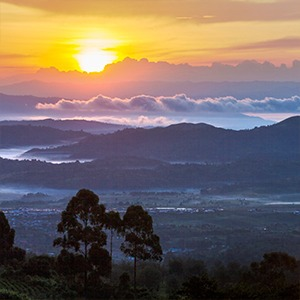
#> input picture original_image.jpg, 300 x 300 px
$ python final.py
#> lines starting #> are read from the running program, lines starting #| are printed output that depends on the picture
from PIL import Image
import numpy as np
from copy import deepcopy


def kmeans(img_1d, k_clusters, max_iter, init_centroids='random'):
  '''
  Inputs:
    img_1d : np.ndarray with shape=(height * width, num_channels)
      Original image in 1d array

    k_clusters : int
      Number of clusters

    max_iter : int
      Max iterator

    init_centroids : str
      The way which use to init centroids
      'random' --> centroid has `c` channels, with `c` is initial random in [0,255]
      'in_pixels' --> centroid is a random pixels of original image

  Outputs:
    centroids : np.ndarray with shape=(k_clusters, num_channels)
      Store color centroids

    labels : np.ndarray with shape=(height * width, )
      Store label for pixels (cluster's index on which the pixel belongs)
  '''
  # Number of data
  num_data = img_1d.shape[0]

  # Number of features of data
  num_features = img_1d.shape[1]

  # Generate centroids for every clusters
  if init_centroids == 'random':
    centroids = np.random.randint(256, size=(k_clusters, num_features))
  else: # in_pixels
    centroids = np.array([img_1d[np.random.randint(num_data)] for _ in range(k_clusters)])

  # to tell which cluster that pixel belong
  labels = np.zeros(num_data)

  # to store the distance from 1 pixel to each current centroid
  distances = np.zeros((num_data, k_clusters))

  # Begin of k-means algorithm
  diff = 1 # just not 0
  it = 0

  while diff != 0 and it < max_iter:
    prev_centroids = deepcopy(centroids)

    # Measure the distance from 1 pixel to every current centroids
    for i in range(k_clusters):
      distances[:, i] = np.linalg.norm(img_1d - centroids[i], axis=1)

    # Assign all pixel to its closest current centroid
    labels = np.argmin(distances, axis=1)

    # Repositioning every centroids
    for i in range(k_clusters):
      centroids[i] = np.mean(img_1d[labels == i], axis=0)

    diff = np.linalg.norm(centroids - prev_centroids)
    it += 1

  return centroids, labels


if __name__ == '__main__':
  # Load an image
  img = Image.open('original_image.jpg')
#> img is the input picture: PIL image 300x300 RGB; mean R, G, B 117.8, 103.5, 97.6
  width, height = img.size
#> width = 300; height = 300

  # Change the image to 1d array
  img = np.reshape(img, (height * width, 3))

  for k in [ 3, 5, 7, 20 ]:
    print('Running k-means with k = ' + str(k) + " ...")

    centroids, labels = kmeans(img, k_clusters=k, max_iter=100, init_centroids='random')

    compressed_img = deepcopy(img)

    for i in range(compressed_img.shape[0]):
      compressed_img[i] = centroids[ labels[i] ]

    # Change the image to the original shape
    compressed_img = np.reshape(compressed_img, (height, width, 3))
    compressed_img = Image.fromarray(compressed_img)
    compressed_img.save('compressed_image_' + str(k) + '.jpg')
#> this loop made 4 passes
#> centroids on pass 1: [[50, 52, 69], [142, 132, 158], [234, 185, 111]]
#> pass 1, `compressed_img = np.reshape(compressed_img, (height, width, 3))`:
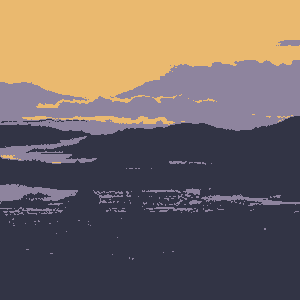
#> compressed_img: shape (300, 300, 3); mean of channels 0, 1, 2 117.3, 103.2, 97.3; drawn as R, G, B
#> pass 2, `compressed_img = np.reshape(compressed_img, (height, width, 3))`:
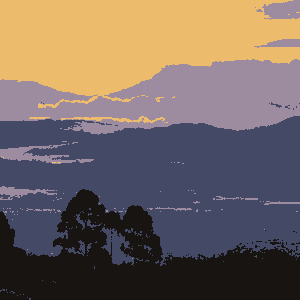
#> compressed_img: shape (300, 300, 3); mean R, G, B 117.3, 103, 97.2
#> pass 3, `compressed_img = np.reshape(compressed_img, (height, width, 3))`:
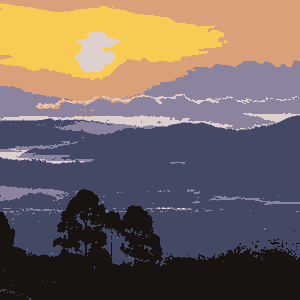
#> compressed_img: shape (300, 300, 3); mean R, G, B 117.3, 103.2, 97.1
#> after the loop:
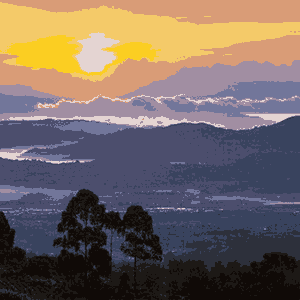
#> compressed_img: PIL image 300x300 RGB; mean R, G, B 117.1, 102.9, 97
